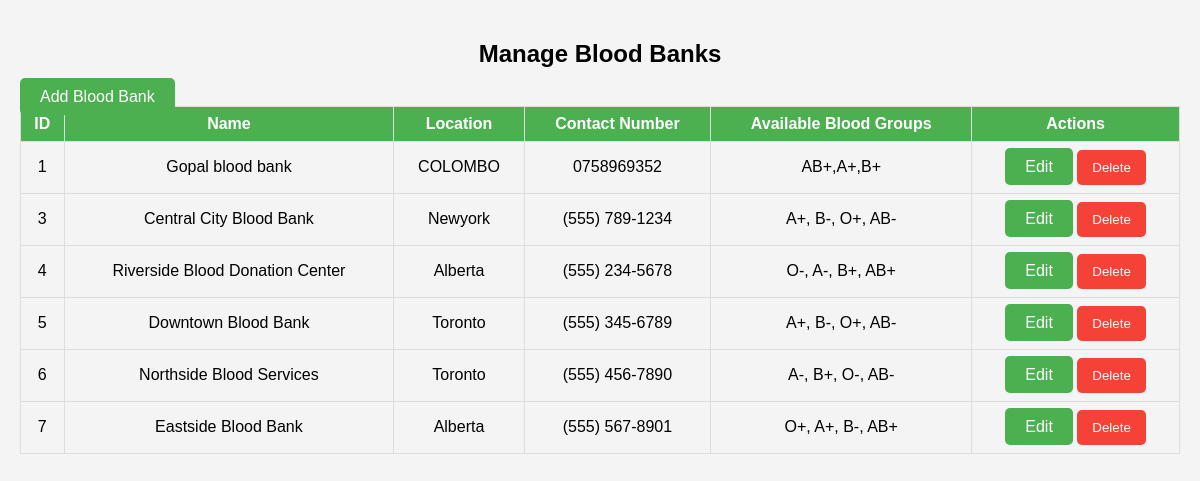
Screenshot of /manage_blood_banks.php (signed in) with the database file from the repository.
### tables this page shows
CREATE TABLE `blood_banks` (
  `id` int(11) NOT NULL,
  `name` varchar(255) NOT NULL,
  `location` varchar(255) NOT NULL,
  `contact_number` varchar(20) NOT NULL,
  `available_blood_groups` text NOT NULL
);

### manage_blood_banks.php (the view, shortened to what this page needs)
<?php
$conn = new mysqli("localhost", "root", "", "blood_donation");
$blood_banks = $conn->query("SELECT * FROM blood_banks");
?>
<!DOCTYPE html>
<html lang="en">
<head>
    <link rel="stylesheet" href="manage_blood_banks.css">
</head>
<body>
    <h2>Manage Blood Banks</h2>
    <a href="add_blood_bank.php">Add Blood Bank</a>
    <table border="1">
        <tr>
            <th>ID</th>
            <th>Name</th>
            <th>Location</th>
            <th>Contact Number</th>
            <th>Available Blood Groups</th>
            <th>Actions</th>
        </tr>
        <?php while ($row = $blood_banks->fetch_assoc()) { ?>
        <tr>
            <td><?php echo $row['id']; ?></td>
            <td><?php echo $row['name']; ?></td>
            <td><?php echo $row['location']; ?></td>
            <td><?php echo $row['contact_number']; ?></td>
            <td><?php echo $row['available_blood_groups']; ?></td>
            <td>
                <a href="edit_blood_bank.php?id=<?php echo $row['id']; ?>">Edit</a>
                <form method="POST" style="display:inline;">
                    <button type="submit" name="delete">Delete</button>
                </form>
            </td>
        </tr>
        <?php } ?>
    </table>
</body>
</html>

### manage_blood_banks.css (style rules this page uses)
body { font-family: Arial, sans-serif; background-color: #f4f4f4; margin: 0; padding: 20px; }
h2 { text-align: center; margin-bottom: 20px; }
a { text-decoration: none; color: white; background-color: #4CAF50; padding: 10px 20px; border-radius: 5px; }
table { width: 100%; border-collapse: collapse; margin-bottom: 20px; }
table, th, td { border: 1px solid #ddd; padding: 8px; }
th { background-color: #4CAF50; color: white; }
td { text-align: center; }
button { background-color: #f44336; color: white; border: none; padding: 10px 15px; border-radius: 5px; cursor: pointer; }
form { display: inline; }

### rows the page displays
blood_banks: id "1", name "Gopal blood bank", location "COLOMBO", contact_number "0758969352", available_blood_groups "AB+,A+,B+"
blood_banks: id "3", name "Central City Blood Bank", location "Newyork", contact_number "(555) 789-1234", available_blood_groups "A+, B-, O+, AB-"
blood_banks: id "4", name "Riverside Blood Donation Center", location "Alberta", contact_number "(555) 234-5678", available_blood_groups "O-, A-, B+, AB+"
blood_banks: id "5", name "Downtown Blood Bank", location "Toronto", contact_number "(555) 345-6789", available_blood_groups "A+, B-, O+, AB-"
blood_banks: id "6", name "Northside Blood Services", location "Toronto", contact_number "(555) 456-7890", available_blood_groups "A-, B+, O-, AB-"
blood_banks: id "7", name "Eastside Blood Bank", location "Alberta", contact_number "(555) 567-8901", available_blood_groups "O+, A+, B-, AB+"
